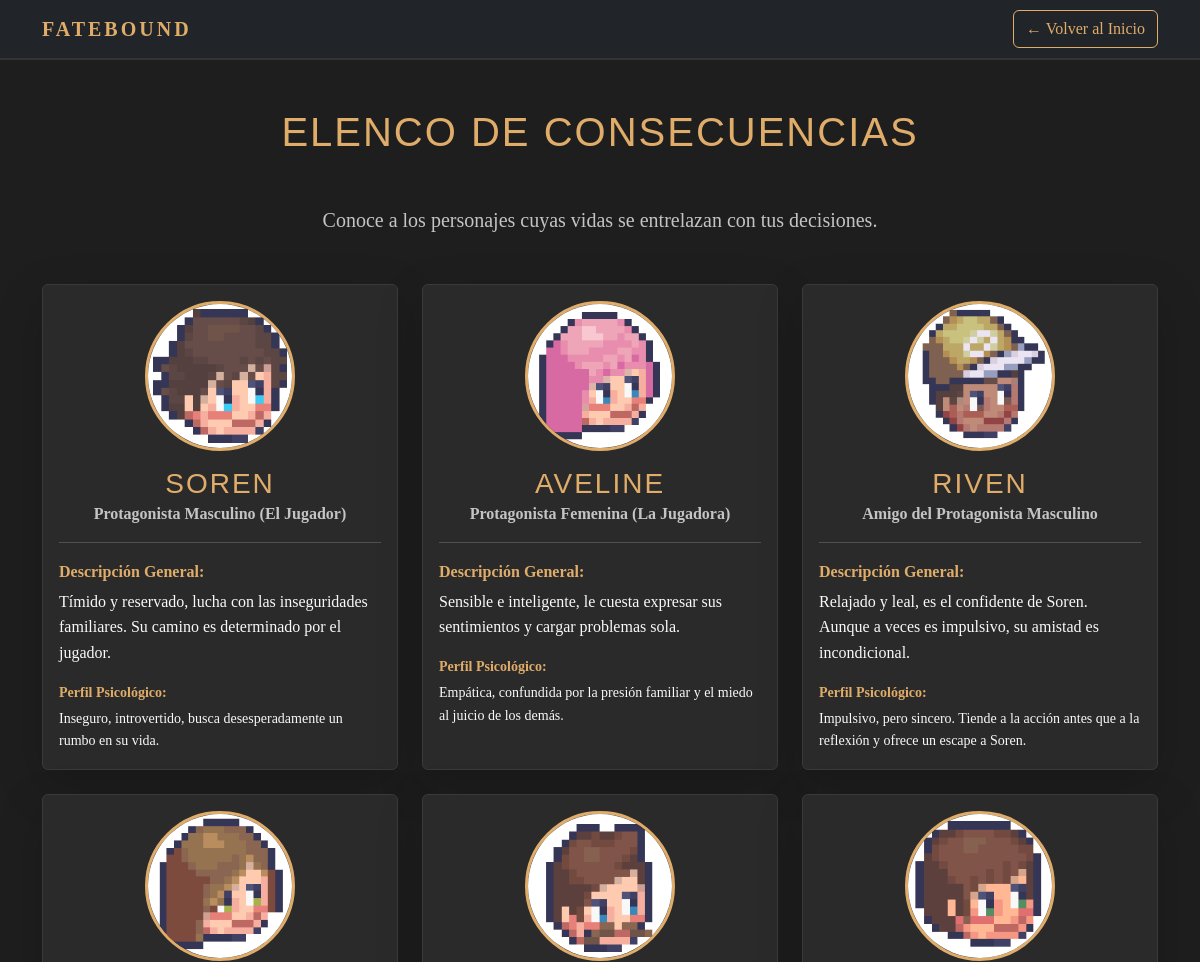
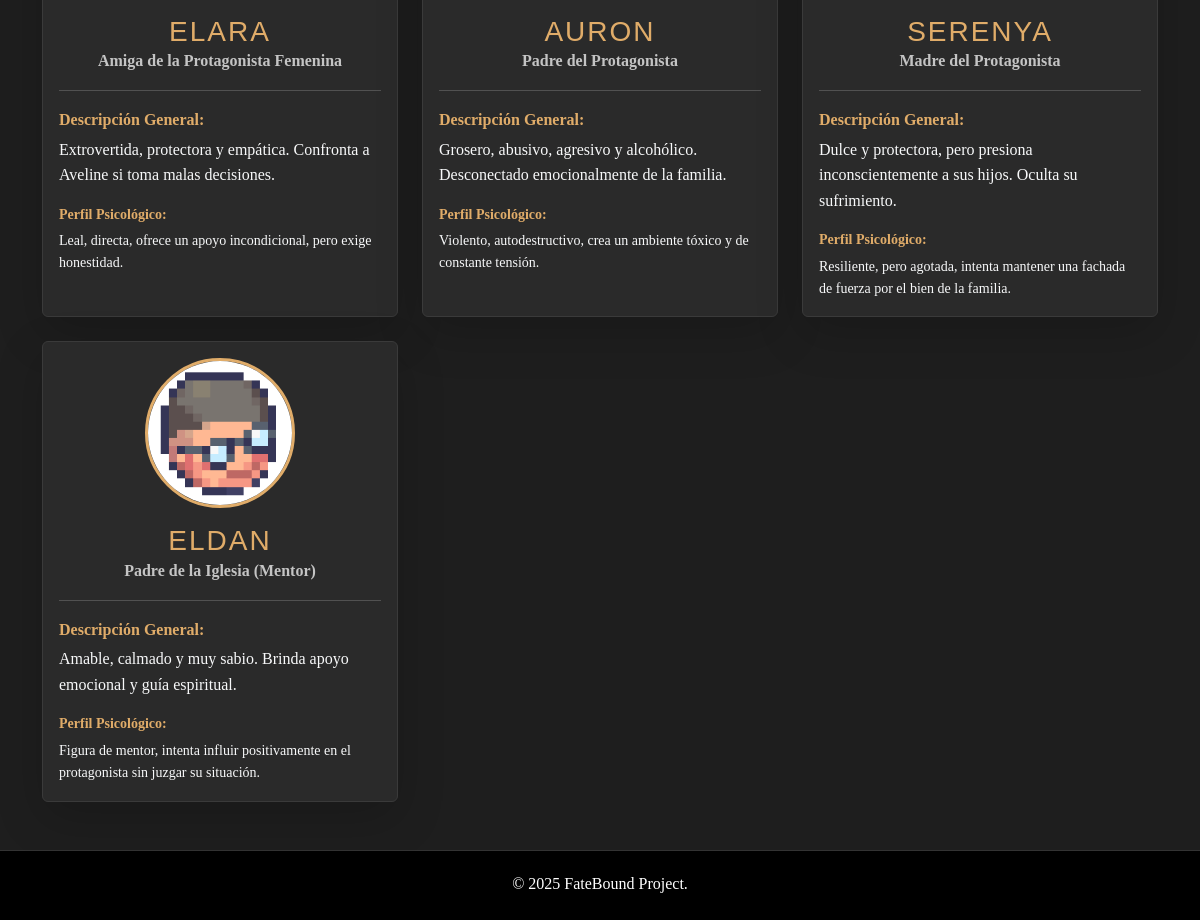
The app's page /personajes.php with its own data (2 pictures, top to bottom).
### tables this page shows
CREATE TABLE `personajes` (
  `personaje_id` int(11) UNSIGNED NOT NULL,
  `nombre` varchar(100) NOT NULL,
  `rol` varchar(100) NOT NULL,
  `descripcion` text NOT NULL,
  `perfil_psicologico` text DEFAULT NULL,
  `imagen_url` varchar(255) DEFAULT NULL
);

### personajes.php (the view, shortened to what this page needs)
<?php
require 'db_connect.php';
try {
    $personajes_query = $pdo->query("SELECT nombre, rol, descripcion, perfil_psicologico, imagen_url FROM personajes ORDER BY personaje_id");
    $personajes = $personajes_query->fetchAll();
} catch (PDOException $e) {
    $personajes = [];
}
?>
<!DOCTYPE html>
<html lang="es">
<head>
    <link href="https://cdn.jsdelivr.net/npm/bootstrap@5.3.2/dist/css/bootstrap.min.css" rel="stylesheet">
    <link rel="stylesheet" href="style.css">
</head>
<body class="section-dark">
<nav class="navbar navbar-expand-lg navbar-dark bg-dark">
    <div class="container">
        <a class="navbar-brand" href="index.php">FATEBOUND</a>
        <a class="btn btn-outline-light ms-auto" href="index.php">← Volver al Inicio</a>
    </div>
</nav>
<section class="container py-5">
    <h1 class="text-center mb-5" style="color: #e0ac69;">Elenco de Consecuencias</h1>
    <p class="text-center lead text-muted mb-5">Conoce a los personajes cuyas vidas se entrelazan con tus decisiones.</p>
    <div class="row row-cols-1 row-cols-md-2 row-cols-lg-3 g-4">
        <?php if (!empty($personajes)): ?>
            <?php foreach ($personajes as $p): ?>
                <div class="col">
                    <div class="card card-dark shadow-lg h-100 p-3 text-center">
                        <?php if (!empty($p['imagen_url'])): ?>
                            <img src="img/<?php echo htmlspecialchars($p['imagen_url']); ?>"
                                 class="card-img-top rounded-circle mx-auto mb-3"
                                 alt="Imagen de <?php echo htmlspecialchars($p['nombre']); ?>"
                                 style="width: 150px; height: 150px; object-fit: cover; border: 3px solid #e0ac69;">
                        <?php endif; ?>
                        <div class="card-body p-0">
                            <h3 class="card-title mb-1" style="color: #e0ac69;"><?php echo htmlspecialchars($p['nombre']); ?></h3>
                            <p class="card-subtitle mb-3 text-muted fw-bold"><?php echo htmlspecialchars($p['rol']); ?></p>
                            <hr class="text-muted">
                            <div class="text-start mb-3">
                                <strong>Descripción General:</strong>
                                <span class="text-light d-block mt-1"><?php echo nl2br(htmlspecialchars($p['descripcion'])); ?></span>
                            </div>
                            <div class="text-start small">
                                <strong>Perfil Psicológico:</strong>
                                <span class="text-light d-block mt-1"><?php echo nl2br(htmlspecialchars($p['perfil_psicologico'])); ?></span>
                            </div>
                        </div>
                    </div>
                </div>
            <?php endforeach; ?>
        <?php else: ?>
            <div class="col-12"><div class="alert alert-warning text-center">No se encontraron datos de personajes.</div></div>
        <?php endif; ?>
    </div>
</section>
<footer class="text-center text-white">
    <p class="mb-1">&copy; 2025 FateBound Project.</p>
</footer>
</body>
</html>

### style.css (style rules this page uses)
body { font-family: 'Georgia', serif; line-height: 1.6; background-color: #121212; color: #f0f0f0; }
h1, h2, h3, h4 { font-family: 'Arial Black', sans-serif; color: #e0ac69; text-transform: uppercase; letter-spacing: 2px; }
.navbar { border-bottom: 2px solid #333; }
.navbar-brand { font-weight: bold; color: #e0ac69 !important; letter-spacing: 3px; }
.btn-outline-light { color: #e0ac69 !important; border-color: #e0ac69 !important; }
.section-dark { background-color: #1e1e1e; }
.card-dark { background-color: #2a2a2a; color: #f0f0f0; border: 1px solid #3a3a3a; transition: border-color 0.3s ease; }
.text-muted, .card-dark .text-muted { color: #c4c4c4 !important; }
footer { background-color: #000000; border-top: 1px solid #333; padding: 20px 0; }
.card-dark strong { color: #e0ac69 !important; }

### records on screen
personajes: imagen_url (picture), nombre "SOREN", rol "Protagonista Masculino (El Jugador)", descripcion "Tímido y reservado, lucha con las inseguridades familiares. Su camino es determinado por el jugador.", perfil_psicologico "Inseguro, introvertido, busca desesperadamente un rumbo en su vida."
personajes: imagen_url (picture), nombre "AVELINE", rol "Protagonista Femenina (La Jugadora)", descripcion "Sensible e inteligente, le cuesta expresar sus sentimientos y cargar problemas sola.", perfil_psicologico "Empática, confundida por la presión familiar y el miedo al juicio de los demás."
personajes: imagen_url (picture), nombre "RIVEN", rol "Amigo del Protagonista Masculino", descripcion "Relajado y leal, es el confidente de Soren. Aunque a veces es impulsivo, su amistad es incondicional.", perfil_psicologico "Impulsivo, pero sincero. Tiende a la acción antes que a la reflexión y ofrece un escape a Soren."
personajes: imagen_url (picture), nombre "ELARA", rol "Amiga de la Protagonista Femenina", descripcion "Extrovertida, protectora y empática. Confronta a Aveline si toma malas decisiones.", perfil_psicologico "Leal, directa, ofrece un apoyo incondicional, pero exige honestidad."
personajes: imagen_url (picture), nombre "AURON", rol "Padre del Protagonista", descripcion "Grosero, abusivo, agresivo y alcohólico. Desconectado emocionalmente de la familia.", perfil_psicologico "Violento, autodestructivo, crea un ambiente tóxico y de constante tensión."
personajes: imagen_url (picture), nombre "SERENYA", rol "Madre del Protagonista", descripcion "Dulce y protectora, pero presiona inconscientemente a sus hijos. Oculta su sufrimiento.", perfil_psicologico "Resiliente, pero agotada, intenta mantener una fachada de fuerza por el bien de la familia."
personajes: imagen_url (picture), nombre "ELDAN", rol "Padre de la Iglesia (Mentor)", descripcion "Amable, calmado y muy sabio. Brinda apoyo emocional y guía espiritual.", perfil_psicologico "Figura de mentor, intenta influir positivamente en el protagonista sin juzgar su situación."
